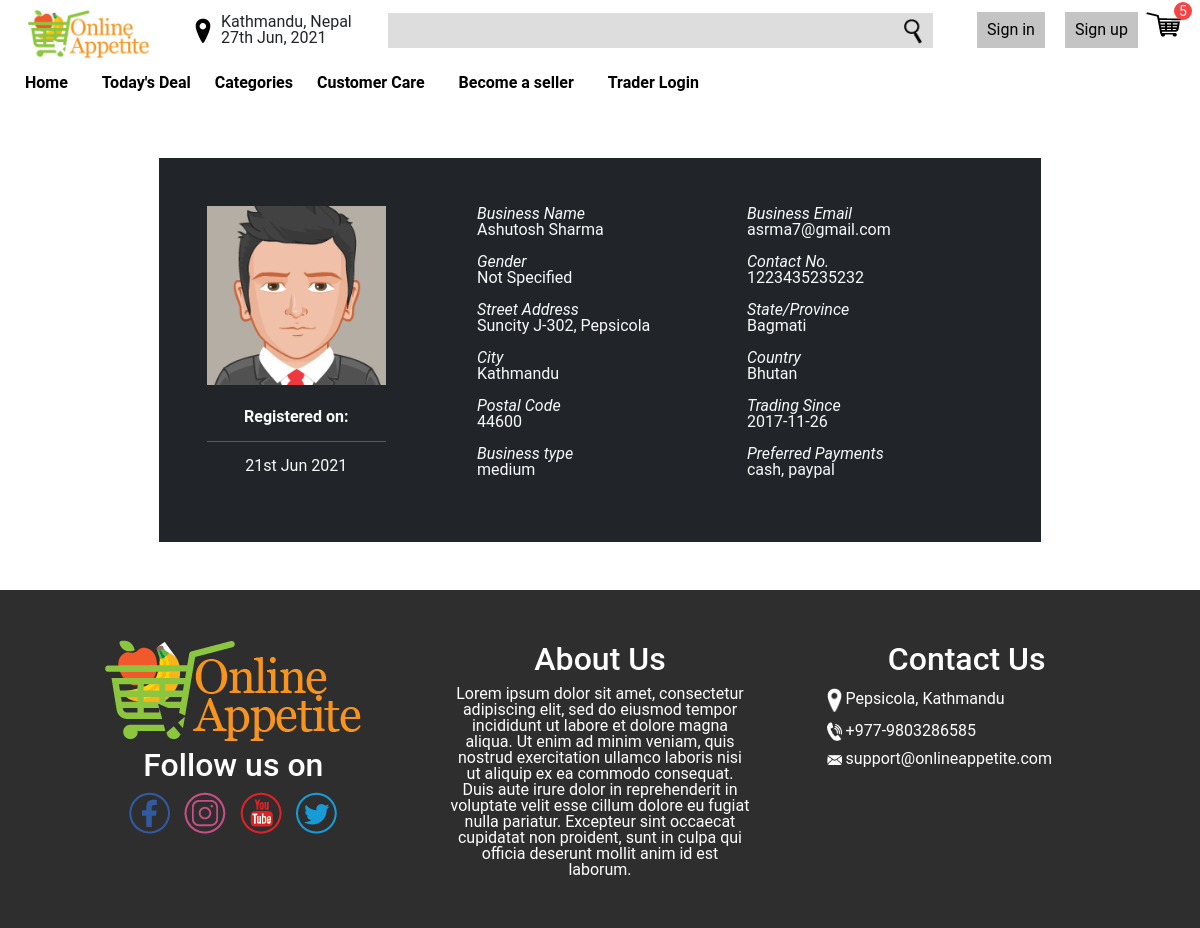
Page /traderProfile.php?id=2 on the earlier database version.
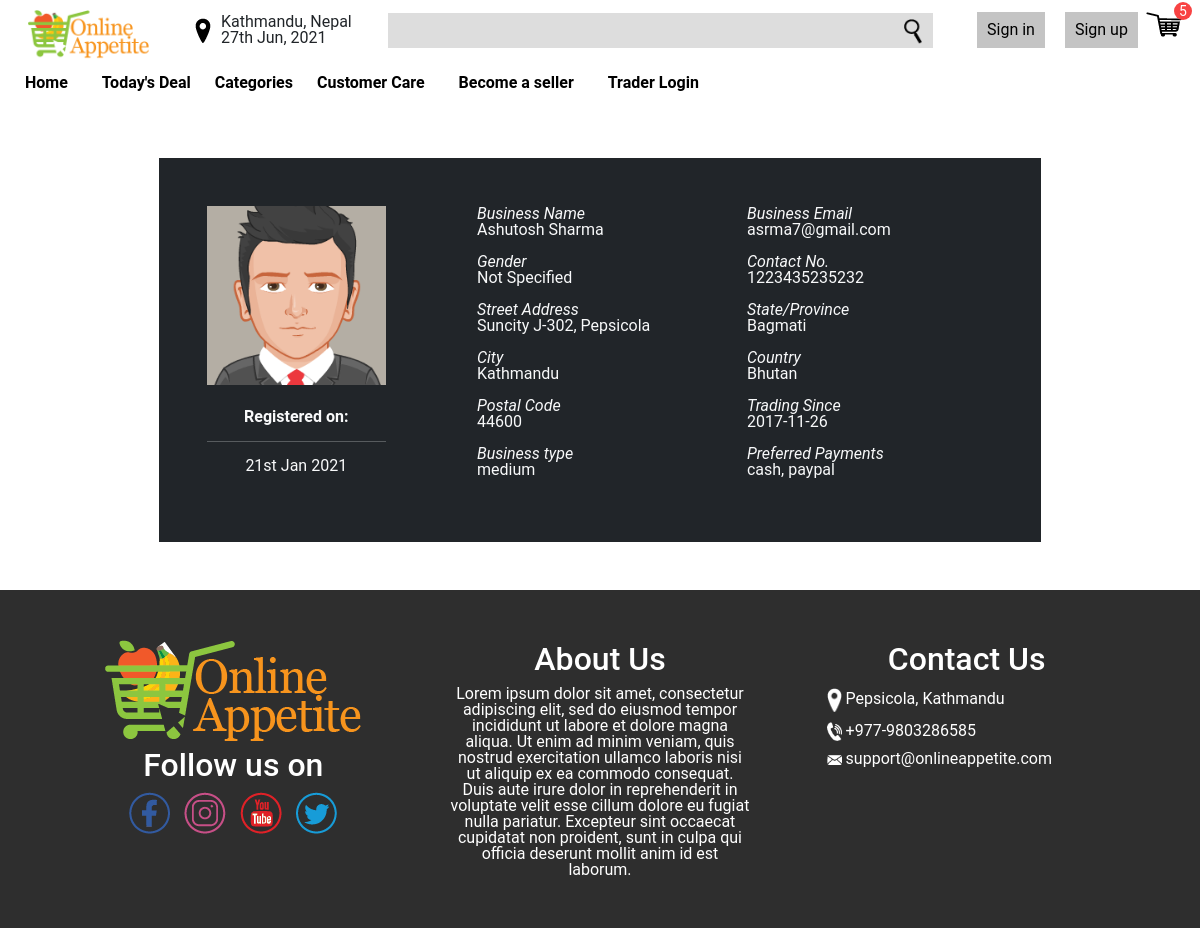
Same page on the later database version.
### tables this page shows
CREATE TABLE traders (
	trader_id INTEGER NOT NULL PRIMARY KEY AUTOINCREMENT,
	user_id INTEGER NOT NULL,
	verified_at TIMESTAMP NULL,
	contact_no VARCHAR(20) NOT NULL,
	trading_since DATETIME NOT NULL,
	business_type INT(1) NOT NULL,
	preferred_payments VARCHAR(30) NOT NULL,
	message VARCHAR(200) NOT NULL,
	status INTEGER DEFAULT 1,
	FOREIGN KEY (user_id) REFERENCES user(user_id)
);

CREATE TABLE users (
	user_id INTEGER NOT NULL PRIMARY KEY AUTOINCREMENT,
	full_name VARCHAR(30) NOT NULL,
	username VARCHAR(30) NOT NULL UNIQUE,
	email VARCHAR(100) NOT NULL UNIQUE,
	street VARCHAR(100) NULL,
	city VARCHAR(100) NULL,
	state VARCHAR(100) NULL,
	postal VARCHAR(100) NULL,
	country VARCHAR(100) NULL,
	gender INTEGER NOT NULL,
	user_role INTEGER DEFAULT 3,
	password_hash VARCHAR(30) NOT NULL,
	created_at TIMESTAMP DEFAULT CURRENT_TIMESTAMP,
	updated_at TIMESTAMP NULL
, "image" VARCHAR(100) DEFAULT NULL);

### utils/database.php (called while the page is built, shortened)
<?php
    try {
        $conn = new PDO("sqlite:".__DIR__."/../database.sqlite");
        $conn->setAttribute(PDO::ATTR_ERRMODE, PDO::ERRMODE_EXCEPTION);
    }catch(PDOException $e) {
        die("Connection failed: " . $e->getMessage());
    }
    function fetch_row($sql){
        global $conn;
        $stmt = $conn->prepare($sql);
        $res = $stmt->execute();
        $res = $stmt->fetch(PDO::FETCH_ASSOC);
        return $res;
    }

### traderProfile.php (the view, shortened to what this page needs)
<?php
require_once 'utils/database.php';
$user_id = $_GET['id'];
$user = fetch_row("SELECT * FROM users LEFT JOIN traders on users.user_id = traders.user_id WHERE users.user_id =='$user_id'");
?>
<!DOCTYPE html>
<html lang="en">
<head>
    <link rel="stylesheet" href="css/bootstrap.min.css">
    <link rel="stylesheet" href="css/style.css">
</head>
<body>
    <?php
    include 'header.php';
    ?>
    <div class="container-fluid d-flex justify-content-center">
        <div class="w-75 p-5 my-5 bg-dark text-light">
            <div class="row">
                <div class="col-md-3 col-sm-6 col-12">
                    <div class="img">
                        <img src="<?= $user['image'] ?? '/assets/images/adminlte/avatar2.png' ?>" alt="" class="img-circle w-100 elevation-2">
                    </div>
                    <div class="mt-4 text-center">
                        <strong>Registered on: </strong>
                        <hr>
                        <span><?= date('jS M Y', strtotime($user['created_at'])) ?></span>
                    </div>
                </div>
                <div class="col-md-8 offset-md-1 col-sm-6 col-12">
                    <div class="row">
                        <div class="col-6">
                            <i>Business Name</i>
                            <p><?= $user['full_name'] ?></p>
                            <i>Gender</i>
                            <p><?php
                                switch ($user['gender']) {
                                    case 4:
                                        echo 'Not Specified';
                                        break;
                                }
                                ?></p>
                            <i>Street Address</i><br>
                            <p><?= $user['street']; ?></p>
                            <i>City</i><br>
                            <p><?= $user['city']; ?></p>
                            <i>Postal Code</i><br>
                            <p><?= $user['postal']; ?></p>
                            <i>Business type</i><br>
                            <p><?= $user['business_type']; ?></p>
                        </div>
                        <div class="col-6">
                            <i>Business Email</i>
                            <p><?= $user['email'] ?></p>
                            <i>Contact No.</i>
                            <p><?= $user['contact_no'] ?></p>
                            <i>State/Province</i><br>
                            <p><?= $user['state']; ?></p>
                            <i>Country</i><br>
                            <p><?= $user['country']; ?></p>
                            <i>Trading Since</i><br>
                            <p><?= $user['trading_since']; ?></p>
                            <i>Preferred Payments</i><br>
                            <p><?= $user['preferred_payments']; ?></p>
                        </div>
                    </div>
                </div>
            </div>
        </div>
    </div>
    <?php include 'footer.php'; ?>
</body>
</html>

Differences in the rows shown:
changed through a linked row, traders "medium": user.created_at "21st Jun 2021" → "21st Jan 2021"
